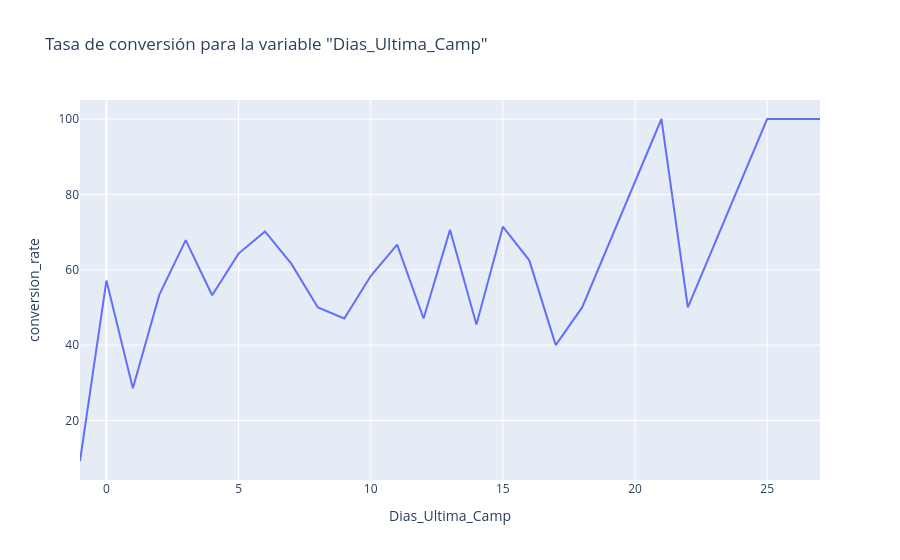

Notebook code for this chart:
### Code cell
predictor_var = 'Dias_Ultima_Camp'
df_group = df.groupby(predictor_var)['y'].mean().mul(100).rename('conversion_rate').reset_index()


fig = px.line(df_group, x=predictor_var, y='conversion_rate',
                title=f'Tasa de conversión para la variable "{predictor_var}"'
                )
fig.show()

### Figure 1 — Plotly figure (JSON) as saved in the notebook; plotly's stock layout.template omitted (floating-point values rounded to 4 significant figures)
{"data": [{"hovertemplate": "Dias_Ultima_Camp=%{x}<br>conversion_rate=%{y}<extra></extra>", "legendgroup": "", "line": {"color": "#636efa", "dash": "solid"}, "marker": {"symbol": "circle"}, "mode": "lines", "name": "", "orientation": "v", "showlegend": false, "type": "scatter", "x": [-1, 0, 1, 2, 3, 4, 5, 6, 7, 8, 9, 10, 11, 12, 13, 14, 15, 16, 17, 18, 21, 22, 25, 26, 27], "xaxis": "x", "y": [9.254, 57.14, 28.57, 53.33, 67.84, 53.23, 64.29, 70.18, 61.54, 50, 47.06, 58.33, 66.67, 47.06, 70.59, 45.45, 71.43, 62.5, 40, 50, 100, 50, 100, 100, 100], "yaxis": "y"}], "layout": {"legend": {"tracegroupgap": 0}, "title": {"text": "Tasa de conversión para la variable \"Dias_Ultima_Camp\""}, "xaxis": {"anchor": "y", "domain": [0, 1], "title": {"text": "Dias_Ultima_Camp"}}, "yaxis": {"anchor": "x", "domain": [0, 1], "title": {"text": "conversion_rate"}}}}
